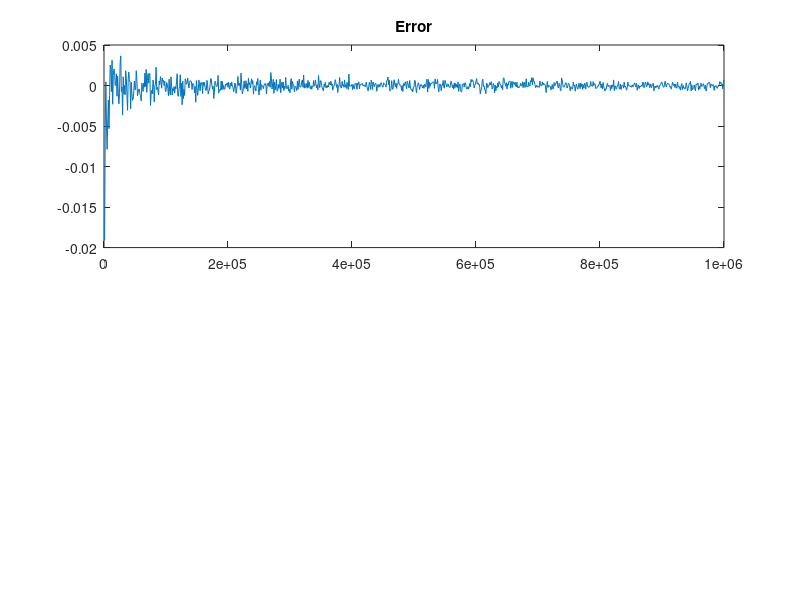

This figure's MATLAB source:
% Testcase to compare Monte Carlo method with
% Multi level and the exact solution.
%
% funtion: y = x^3
clear all; clc;
%

N = 1e6;
a = 0;
b = 1;

% used to store the values
l=1;
% sampling increment
inc = 1e3; NN = inc:inc:N;
exact = zeros(1,length(NN)); mcarlo = exact; evar=exact; mvar=exact;
for m=NN
    %% exact solution
    % exact integration interval
%     dx = (b-a)/m;
%     
%     v = linspace(a,b-0.5*dx,m);
%     for k=1:m
%         x = v(k)+0.5*dx;
%         exact(l) = exact(l) + x*x*x*dx;
%         evar(l) = evar(l) + x*x*x*x*x*x;
%     end
%     exact(l) = (b-a).^(-1)*exact(l);
%     evar(l) = evar(l)/m-exact(l)*exact(l);
    
    %% Monte-Carlo
    r = a + (b-a).*rand(m,1);
    mcarlo(l) = 1/m*sum(r.*r.*r);
    %mvar(l) = sum(r.*r.*r.*r.*r.*r)/m - mcarlo(l)*mcarlo(l);
    l = l+1;
end

subplot(2,1,1),plot(NN,(mcarlo-0.25))
title('Error')
% subplot(2,1,2),plot(NN,evar,NN,mvar)
% title('Variance')
% legend('Exact Solution','Monte-Carlo')